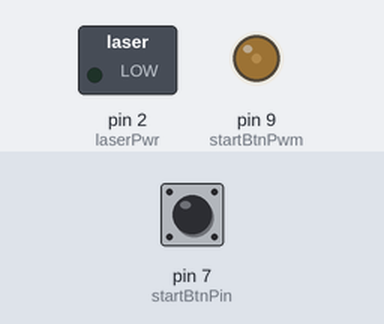
A program run on a simulated Arduino Leonardo, built with avr-gcc and run on an emulated ATmega32U4. On the bench: switched loads named in the program (green lamp = pin HIGH), output pins drawn as LEDs (lit = HIGH). The inputs (shaded band) are chosen by the test bench; at power-on: pin 7 (startBtnPin) HIGH.

Above: at 1.2 s.
1.3 s: pin 7 (startBtnPin) pulled LOW for 0.15 s
At 3.3 s:
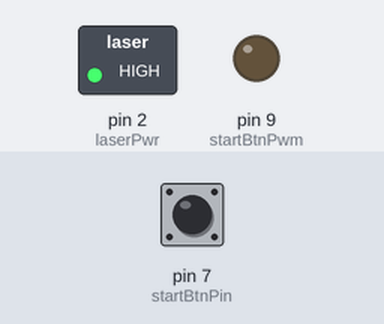
At 34.15 s:
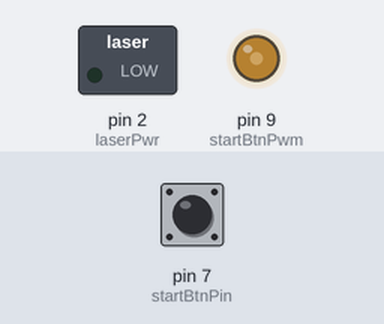
Timing chart, 0 to 34.9 s (numbered marks = the images above; inputs shaded):
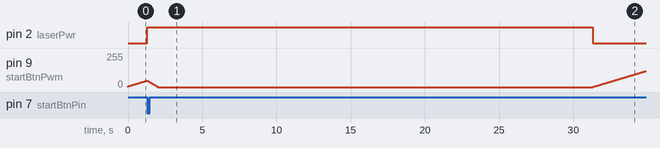

Measured:
- after the input at 1.3 s, pin 2 (laserPwr): LOW → HIGH at once, → LOW 30.0 s later

The program:

main.cpp
```cpp
#include <Arduino.h>
#include <bounce2.h>
#include <MoToTimer.h>
#include <audio/AudioOut.h>
#include <pulse/PulseControl.h>


/*
1/16/23 : Init
1/20/23 : Add pinmodes, timers and audio
1/23/23 : Added wavTrigger begin, sound Off, and light functions

*/

#include <pin_define.h>


//declare Audio
AudioOut audioOut;

//button declares
Bounce2::Button startBtn = Bounce2::Button();

//create pulse object
Pulse startPulse;

//timer declares
MoToTimer gameTimer;
int gameTime = 30000; //sets the game to 30s

//flags
bool btnOn = true;

void setup()
{
  //button initilize
  startBtn.attach(startBtnPin, INPUT_PULLUP);
  startBtn.interval(5);
  startBtn.setPressedState(LOW);
  startPulse.attach(startBtnPwm);

  //Set pins
  pinMode(laserPwr, OUTPUT);
  pinMode(startBtnPwm, OUTPUT);
  //set game time
  gameTimer.setTime(gameTime);
  gameTimer.stop();

  //set LEDS start state
  digitalWrite(LED_BUILTIN, LOW);
  audioOut.begin();

}

void loop()
{
 //update button state
 startBtn.update();

  //check to see if button has been pressed & not currently in the game
  if(startBtn.isPressed() && btnOn == true)
  {
    //turn the laser on
    digitalWrite(laserPwr,HIGH);
    //set onboard led to on
    digitalWrite(LED_BUILTIN, HIGH);
    //restart the gametimer
    gameTimer.restart();
    //set to dissallow button to be pressed during game
    btnOn = false;
    //sound on
    audioOut.playTrack(1);
  }

  if(gameTimer.running() == false && btnOn == true)
  {
    //send to breath function while the game is off
    startPulse.setRate(30);
    startPulse.update(1);
  }
  if(btnOn == false)
  {
    startPulse.setRate(15);
    startPulse.update(0);
  }
  //timer ends and game resets
  if(gameTimer.expired() == true)
  {
    //turn the lasers off
    digitalWrite(laserPwr,LOW);
    //turn the onboard to off
    digitalWrite(LED_BUILTIN, LOW);
    //allow button to be pressed
    btnOn = true;
    //play sound off
    audioOut.playTrack(2);
  }

}
```

AudioOut.cpp
```cpp
#include "AudioOut.h"

AudioOut::AudioOut () {

}
void AudioOut::begin () {
    // start wavTrigger
    wTrig.start();
    wTrig.stopAllTracks();
    //wTrig.samplerateOffset(0);
    wTrig.setReporting(true);

}
void AudioOut::update() {
    wTrig.update();
}
void AudioOut::playTrackSolo(int trackNum) {
    wTrig.trackPlaySolo(trackNum);
}
void AudioOut::playTrack(int trackNum) {
    wTrig.trackPlayPoly(trackNum);
}
void AudioOut::stopAllTracks() {
    wTrig.stopAllTracks();
}

void AudioOut::stopTrack(int trackNum){
    wTrig.trackStop(trackNum);
}

void AudioOut::loop(int trackNum, bool enable){
    wTrig.trackLoop(trackNum,enable);
}
```

AudioOut.h
```cpp
#ifndef AUDIOOUT_H
#define AUDIOOUT_H

#include "audio/wavTrigger.h"

#define AUDIO_TX
#define AUDIO_RX

class AudioOut {
    public:
        AudioOut();
        void begin();
        void update();
        void playTrack(int trackNum);
        void playTrackSolo(int trackNum);
        void stopAllTracks();
        void stopTrack(int trackNum);
        void loop(int trackNum, bool enable);
    private:
        wavTrigger wTrig;

};

#endif
```

wavTrigger.cpp
```cpp
// **************************************************************
//     Filename: wavTrigger.cpp
// Date Created: 2/23/2014
//
//     Comments: Robertsonics WAV Trigger serial control library
//
// Programmers: Jamie Robertson, jamie@robertsonics.com
//
// **************************************************************

#include "wavTrigger.h"


// **************************************************************
void wavTrigger::start(void) {

uint8_t txbuf[5];

	versionRcvd = false;
	sysinfoRcvd = false;
	WTSerial.begin(57600);
	flush();

	// Request version string
	txbuf[0] = SOM1;
	txbuf[1] = SOM2;
	txbuf[2] = 0x05;
	txbuf[3] = CMD_GET_VERSION;
	txbuf[4] = EOM;
	WTSerial.write(txbuf, 5);

	// Request system info
	txbuf[0] = SOM1;
	txbuf[1] = SOM2;
	txbuf[2] = 0x05;
	txbuf[3] = CMD_GET_SYS_INFO;
	txbuf[4] = EOM;
	WTSerial.write(txbuf, 5);
}

// **************************************************************
void wavTrigger::flush(void) {

int i;
uint8_t dat;

	rxCount = 0;
	rxLen = 0;
	rxMsgReady = false;
	for (i = 0; i < MAX_NUM_VOICES; i++) {
	  voiceTable[i] = 0xffff;
	}
	while(WTSerial.available())
		dat = WTSerial.read();
}


// **************************************************************
void wavTrigger::update(void) {

int i;
uint8_t dat;
uint8_t voice;
uint16_t track;

	rxMsgReady = false;
	while (WTSerial.available() > 0) {
		dat = WTSerial.read();
		if ((rxCount == 0) && (dat == SOM1)) {
			rxCount++;
		}
		else if (rxCount == 1) {
			if (dat == SOM2)
				rxCount++;
			else {
				rxCount = 0;
				//Serial.print("Bad msg 1\n");
			}
		}
		else if (rxCount == 2) {
			if (dat <= MAX_MESSAGE_LEN) {
				rxCount++;
				rxLen = dat - 1;
			}
			else {
				rxCount = 0;
				//Serial.print("Bad msg 2\n");
			}
		}
		else if ((rxCount > 2) && (rxCount < rxLen)) {
			rxMessage[rxCount - 3] = dat;
			rxCount++;
		}
		else if (rxCount == rxLen) {
			if (dat == EOM)
				rxMsgReady = true;
			else {
				rxCount = 0;
				//Serial.print("Bad msg 3\n");
			}
		}
		else {
			rxCount = 0;
			//Serial.print("Bad msg 4\n");
		}

		if (rxMsgReady) {
			switch (rxMessage[0]) {

				case RSP_TRACK_REPORT:
					track = rxMessage[2];
					track = (track << 8) + rxMessage[1] + 1;
					voice = rxMessage[3];
					if (voice < MAX_NUM_VOICES) {
						if (rxMessage[4] == 0) {
							if (track == voiceTable[voice])
								voiceTable[voice] = 0xffff;
						}
						else
							voiceTable[voice] = track;
					}
					// ==========================
					//Serial.print("Track ");
					//Serial.print(track);
					//if (rxMessage[4] == 0)
					//	Serial.print(" off\n");
					//else
					//	Serial.print(" on\n");
					// ==========================
				break;

				case RSP_VERSION_STRING:
					for (i = 0; i < (VERSION_STRING_LEN - 1); i++)
						version[i] = rxMessage[i + 1];
					version[VERSION_STRING_LEN - 1] = 0;
					versionRcvd = true;
					// ==========================
					//Serial.write(version);
					//Serial.write("\n");
					// ==========================
				break;

				case RSP_SYSTEM_INFO:
					numVoices = rxMessage[1];
					numTracks = rxMessage[3];
					numTracks = (numTracks << 8) + rxMessage[2];
					sysinfoRcvd = true;
					// ==========================
					///\Serial.print("Sys info received\n");
					// ==========================
				break;

			}
			rxCount = 0;
			rxLen = 0;
			rxMsgReady = false;

		} // if (rxMsgReady)

	} // while (WTSerial.available() > 0)
}

// **************************************************************
bool wavTrigger::isTrackPlaying(int trk) {

int i;
bool fResult = false;
	update();
	for (i = 0; i < MAX_NUM_VOICES; i++) {
		if (voiceTable[i] == trk)
			fResult = true;
	}
	return fResult;
}

// **************************************************************
void wavTrigger::masterGain(int gain) {

uint8_t txbuf[7];
unsigned short vol;

	txbuf[0] = SOM1;
	txbuf[1] = SOM2;
	txbuf[2] = 0x07;
	txbuf[3] = CMD_MASTER_VOLUME;
	vol = (unsigned short)gain;
	txbuf[4] = (uint8_t)vol;
	txbuf[5] = (uint8_t)(vol >> 8);
	txbuf[6] = EOM;
	WTSerial.write(txbuf, 7);
}

// **************************************************************
void wavTrigger::setAmpPwr(bool enable) {

uint8_t txbuf[6];

    txbuf[0] = SOM1;
    txbuf[1] = SOM2;
    txbuf[2] = 0x06;
    txbuf[3] = CMD_AMP_POWER;
    txbuf[4] = enable;
    txbuf[5] = EOM;
    WTSerial.write(txbuf, 6);
}

// **************************************************************
void wavTrigger::setReporting(bool enable) {

uint8_t txbuf[6];

	txbuf[0] = SOM1;
	txbuf[1] = SOM2;
	txbuf[2] = 0x06;
	txbuf[3] = CMD_SET_REPORTING;
	txbuf[4] = enable;
	txbuf[5] = EOM;
	WTSerial.write(txbuf, 6);
}

// **************************************************************
bool wavTrigger::getVersion(char *pDst, int len) {

int i;

	update();
	if (!versionRcvd) {
		return false;
	}
	for (i = 0; i < (VERSION_STRING_LEN - 1); i++) {
		if (i >= (len - 1))
			break;
		pDst[i] = version[i];
	}
	pDst[++i] = 0;
	return true;
}

// **************************************************************
int wavTrigger::getNumTracks(void) {

	update();
	return numTracks;
}

// **************************************************************
void wavTrigger::trackPlaySolo(int trk) {

	trackControl(trk, TRK_PLAY_SOLO);
}

// **************************************************************
void wavTrigger::trackPlaySolo(int trk, bool lock) {

	trackControl(trk, TRK_PLAY_SOLO, lock);
}

// **************************************************************
void wavTrigger::trackPlayPoly(int trk) {

	trackControl(trk, TRK_PLAY_POLY);
}

// **************************************************************
void wavTrigger::trackPlayPoly(int trk, bool lock) {

	trackControl(trk, TRK_PLAY_POLY, lock);
}

// **************************************************************
void wavTrigger::trackLoad(int trk) {

	trackControl(trk, TRK_LOAD);
}

// **************************************************************
void wavTrigger::trackLoad(int trk, bool lock) {

	trackControl(trk, TRK_LOAD, lock);
}

// **************************************************************
void wavTrigger::trackStop(int trk) {

	trackControl(trk, TRK_STOP);
}

// **************************************************************
void wavTrigger::trackPause(int trk) {

	trackControl(trk, TRK_PAUSE);
}

// **************************************************************
void wavTrigger::trackResume(int trk) {

	trackControl(trk, TRK_RESUME);
}

// **************************************************************
void wavTrigger::trackLoop(int trk, bool enable) {

	if (enable)
		trackControl(trk, TRK_LOOP_ON);
	else
		trackControl(trk, TRK_LOOP_OFF);
}

// **************************************************************
void wavTrigger::trackControl(int trk, int code) {

uint8_t txbuf[8];

	txbuf[0] = SOM1;
	txbuf[1] = SOM2;
	txbuf[2] = 0x08;
	txbuf[3] = CMD_TRACK_CONTROL;
	txbuf[4] = (uint8_t)code;
	txbuf[5] = (uint8_t)trk;
	txbuf[6] = (uint8_t)(trk >> 8);
	txbuf[7] = EOM;
	WTSerial.write(txbuf, 8);
}

// **************************************************************
void wavTrigger::trackControl(int trk, int code, bool lock) {

uint8_t txbuf[9];

	txbuf[0] = SOM1;
	txbuf[1] = SOM2;
	txbuf[2] = 0x09;
	txbuf[3] = CMD_TRACK_CONTROL_EX;
	txbuf[4] = (uint8_t)code;
	txbuf[5] = (uint8_t)trk;
	txbuf[6] = (uint8_t)(trk >> 8);
	txbuf[7] = lock;
	txbuf[8] = EOM;
	WTSerial.write(txbuf, 9);
}

// **************************************************************
void wavTrigger::stopAllTracks(void) {

uint8_t txbuf[5];

	txbuf[0] = SOM1;
	txbuf[1] = SOM2;
	txbuf[2] = 0x05;
	txbuf[3] = CMD_STOP_ALL;
	txbuf[4] = EOM;
	WTSerial.write(txbuf, 5);
}

// **************************************************************
void wavTrigger::resumeAllInSync(void) {

uint8_t txbuf[5];

	txbuf[0] = SOM1;
	txbuf[1] = SOM2;
	txbuf[2] = 0x05;
	txbuf[3] = CMD_RESUME_ALL_SYNC;
	txbuf[4] = EOM;
	WTSerial.write(txbuf, 5);
}

// **************************************************************
void wavTrigger::trackGain(int trk, int gain) {

uint8_t txbuf[9];
unsigned short vol;

	txbuf[0] = SOM1;
	txbuf[1] = SOM2;
	txbuf[2] = 0x09;
	txbuf[3] = CMD_TRACK_VOLUME;
	txbuf[4] = (uint8_t)trk;
	txbuf[5] = (uint8_t)(trk >> 8);
	vol = (unsigned short)gain;
	txbuf[6] = (uint8_t)vol;
	txbuf[7] = (uint8_t)(vol >> 8);
	txbuf[8] = EOM;
	WTSerial.write(txbuf, 9);
}

// **************************************************************
void wavTrigger::trackFade(int trk, int gain, int time, bool stopFlag) {

uint8_t txbuf[12];
unsigned short vol;

	txbuf[0] = SOM1;
	txbuf[1] = SOM2;
	txbuf[2] = 0x0c;
	txbuf[3] = CMD_TRACK_FADE;
	txbuf[4] = (uint8_t)trk;
	txbuf[5] = (uint8_t)(trk >> 8);
	vol = (unsigned short)gain;
	txbuf[6] = (uint8_t)vol;
	txbuf[7] = (uint8_t)(vol >> 8);
	txbuf[8] = (uint8_t)time;
	txbuf[9] = (uint8_t)(time >> 8);
	txbuf[10] = stopFlag;
	txbuf[11] = EOM;
	WTSerial.write(txbuf, 12);
}

// **************************************************************
void wavTrigger::samplerateOffset(int offset) {

uint8_t txbuf[7];
unsigned short off;

	txbuf[0] = SOM1;
	txbuf[1] = SOM2;
	txbuf[2] = 0x07;
	txbuf[3] = CMD_SAMPLERATE_OFFSET;
	off = (unsigned short)offset;
	txbuf[4] = (uint8_t)off;
	txbuf[5] = (uint8_t)(off >> 8);
	txbuf[6] = EOM;
	WTSerial.write(txbuf, 7);
}

// **************************************************************
void wavTrigger::setTriggerBank(int bank) {

uint8_t txbuf[6];

	txbuf[0] = SOM1;
	txbuf[1] = SOM2;
	txbuf[2] = 0x06;
	txbuf[3] = CMD_SET_TRIGGER_BANK;
	txbuf[4] = (uint8_t)bank;
	txbuf[5] = EOM;
	WTSerial.write(txbuf, 6);
}
```

wavTrigger.h
```cpp
// **************************************************************
//     Filename: wavTrigger.h
// Date Created: 2/23/2014
//
//     Comments: Robertsonics WAV Trigger serial control library
//
// Programmers: Jamie Robertson, info@robertsonics.com
//
// **************************************************************
//
// Revision History
//
// Date      Description
// --------  -----------
//
// 02/22/14  First version created.
//           LIMITATIONS: Hard-coded for AltSoftwareSerial Library.
//           Also only supports commands TO the WAV Trigger. Will
//           fix these things.
//
// 05/10/14  Tested with UNO. Added new functions for fades, cross-
//           fades and starting multiple tracks in sample sync.
//
// 04/26/15  Added support for sample-rate / pitch bend control,
//           and compile macro switches for hardware serial ports.
//
// 11/06/16  Support for v1.30 firmware features, including two-way
//           communication with track status reporting.

#ifndef WAVTRIGGER_H
#define WAVTRIGGER_H

// ==================================================================
// The following defines are used to control which serial class is
//  used. Uncomment only the one you wish to use. If all of them are
//  commented out, the library will use Hardware Serial
//#define __WT_USE_ALTSOFTSERIAL__
#define __WT_USE_SERIAL1__
//#define __WT_USE_SERIAL2__
//#define __WT_USE_SERIAL3__
// ==================================================================

#define CMD_GET_VERSION					1
#define CMD_GET_SYS_INFO				2
#define CMD_TRACK_CONTROL				3
#define CMD_STOP_ALL					4
#define CMD_MASTER_VOLUME				5
#define CMD_TRACK_VOLUME				8
#define CMD_AMP_POWER					9
#define CMD_TRACK_FADE					10
#define CMD_RESUME_ALL_SYNC				11
#define CMD_SAMPLERATE_OFFSET			12
#define	CMD_TRACK_CONTROL_EX			13
#define	CMD_SET_REPORTING				14
#define CMD_SET_TRIGGER_BANK			15

#define TRK_PLAY_SOLO					0
#define TRK_PLAY_POLY					1
#define TRK_PAUSE						2
#define TRK_RESUME						3
#define TRK_STOP						4
#define TRK_LOOP_ON						5
#define TRK_LOOP_OFF					6
#define TRK_LOAD						7

#define	RSP_VERSION_STRING				129
#define	RSP_SYSTEM_INFO					130
#define	RSP_STATUS						131
#define	RSP_TRACK_REPORT				132

#define MAX_MESSAGE_LEN					32
#define MAX_NUM_VOICES					14
#define VERSION_STRING_LEN				21

#define SOM1	0xf0
#define SOM2	0xaa
#define EOM		0x55

#include <Arduino.h>
#ifdef __WT_USE_ALTSOFTSERIAL__
#include "../AltSoftSerial/AltSoftSerial.h"
#else
#include <HardwareSerial.h>
#ifdef __WT_USE_SERIAL1__
#define WTSerial Serial1
#define __WT_SERIAL_ASSIGNED__
#endif
#ifdef __WT_USE_SERIAL2__
#define WTSerial Serial2
#define __WT_SERIAL_ASSIGNED__
#endif
#ifdef __WT_USE_SERIAL3__
#define WTSerial Serial3
#define __WT_SERIAL_ASSIGNED__
#endif
#ifndef __WT_SERIAL_ASSIGNED__
#define WTSerial Serial
#endif
#endif

class wavTrigger
{
public:
	wavTrigger() {;}
	~wavTrigger() {;}
	void start(void);
	void update(void);
	void flush(void);
	void setReporting(bool enable);
	void setAmpPwr(bool enable);
	bool getVersion(char *pDst, int len);
	int getNumTracks(void);
	bool isTrackPlaying(int trk);
	void masterGain(int gain);
	void stopAllTracks(void);
	void resumeAllInSync(void);
	void trackPlaySolo(int trk);
	void trackPlaySolo(int trk, bool lock);
	void trackPlayPoly(int trk);
	void trackPlayPoly(int trk, bool lock);
	void trackLoad(int trk);
	void trackLoad(int trk, bool lock);
	void trackStop(int trk);
	void trackPause(int trk);
	void trackResume(int trk);
	void trackLoop(int trk, bool enable);
	void trackGain(int trk, int gain);
	void trackFade(int trk, int gain, int time, bool stopFlag);
	void samplerateOffset(int offset);
	void setTriggerBank(int bank);

private:
	void trackControl(int trk, int code);
	void trackControl(int trk, int code, bool lock);

#ifdef __WT_USE_ALTSOFTSERIAL__
	AltSoftSerial WTSerial;
#endif

	uint16_t voiceTable[MAX_NUM_VOICES];
	uint8_t rxMessage[MAX_MESSAGE_LEN];
	char version[VERSION_STRING_LEN];
	uint16_t numTracks;
	uint8_t numVoices;
	uint8_t rxCount;
	uint8_t rxLen;
	bool rxMsgReady;
	bool versionRcvd;
	bool sysinfoRcvd;
};

#endif
```

pin_define.h
```cpp
//button pins
#define startBtnPin 7 //this is for the start button input
#define startBtnPwm 9 //turn on button light
#define laserPwr 2    //turn on laser
```

PulseControl.cpp
```cpp
#include <pulse\PulseControl.h>
#include <pulse\MoToTimer.h>
MoToTimer lightRaise;
MoToTimer lightLower;

Pulse::Pulse()
{

}

void Pulse::attach(int PWMpin)
{
    Pulse::PWMpin = PWMpin;
}

void Pulse::setRate(int rate)
{
    Pulse::rate = rate;
}

void Pulse::update(bool pulseEnable)
{
        if(lightRaise.running() == false)
        {
            if(pulseEnable == 1)
            {
                //En 0 == raise light
                if(En == 0)
                {
                    increment++;
                    analogWrite(PWMpin, increment);
                    lightRaise.setTime(rate);
                    lightRaise.restart();
                    if(increment == 255){En = 1;}
                }

                //EN 1 == lower light
                if(En == 1)
                {
                    increment--;
                    analogWrite(PWMpin, increment);
                    lightRaise.setTime(rate);
                    if(increment == 0){En = 0;}
                }
            }
        }
        if(lightLower.running() == false)
        {
            //fade out when game start
            if(pulseEnable == 0)
            {
                if(increment > 0)
                {
                increment--;
                analogWrite(PWMpin, increment);
                lightLower.setTime(rate);
                lightLower.restart();
                }
                if(increment == 0){En = 0;}
            }
        }


}
```

Source omitted: MoToTimer.h (6375 bytes), PulseControl.h (404 bytes)
